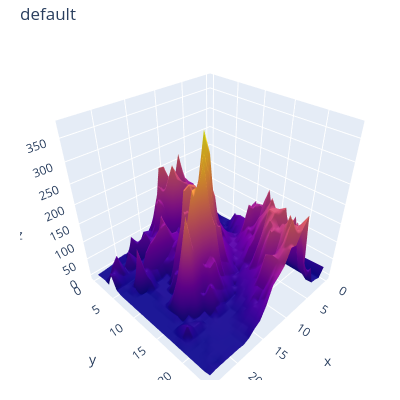

Here is the notebook cell this chart was saved with:
### Code cell
import plotly.graph_objects as go
import pandas as pd

# Read data from a csv
z_data = pd.read_csv('https://raw.githubusercontent.com/plotly/datasets/master/api_docs/mt_bruno_elevation.csv')

fig = go.Figure(data=go.Surface(z=z_data, showscale=False))
fig.update_layout(
    title=dict(text='Mt Bruno Elevation'),
    width=400, height=400,
    margin=dict(t=40, r=0, l=20, b=20)
)

name = 'default'
# Default parameters which are used when `layout.scene.camera` is not provided
camera = dict(
    up=dict(x=0, y=0, z=1),
    center=dict(x=0, y=0, z=0),
    eye=dict(x=1.25, y=1.25, z=1.25)
)

fig.update_layout(scene_camera=camera, title=name)
fig.show()

### Figure 1 — Plotly figure (JSON) as saved in the notebook; plotly's stock layout.template omitted (floating-point values rounded to 4 significant figures; data arrays with more than 128 entries replaced by an {"elided": "..."} marker saying what was removed)
{"data": [{"showscale": false, "type": "surface", "z": {"elided": "25x25 float values"}}], "layout": {"height": 400, "margin": {"b": 20, "l": 20, "r": 0, "t": 40}, "scene": {"camera": {"center": {"x": 0, "y": 0, "z": 0}, "eye": {"x": 1.25, "y": 1.25, "z": 1.25}, "up": {"x": 0, "y": 0, "z": 1}}}, "title": {"text": "default"}, "width": 400}}
